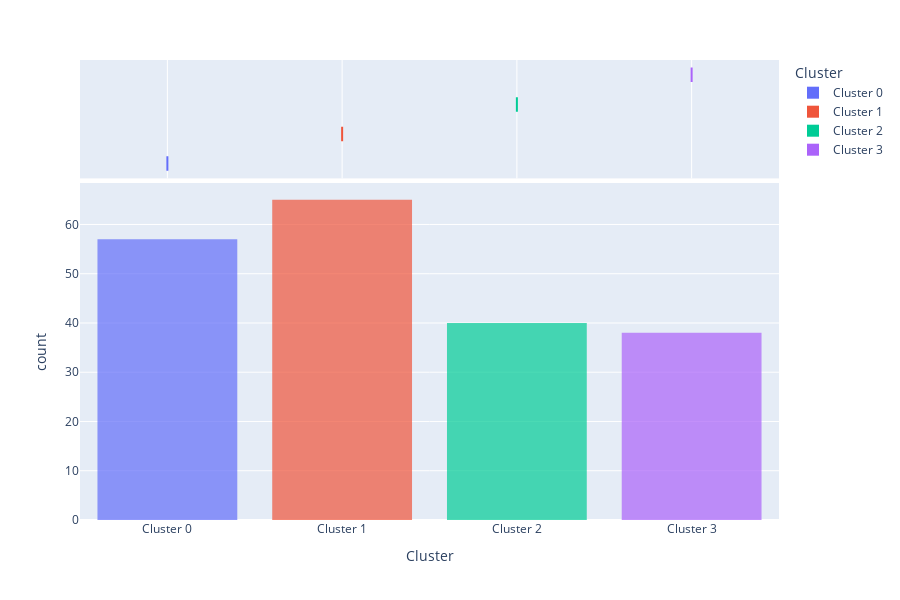

Here is the notebook cell this chart was saved with:
### Code cell
plot_model(kmeans, plot = 'distribution') #to see size of clusters

### Figure 1 — Plotly figure (JSON) as saved in the notebook; plotly's stock layout.template omitted (floating-point values rounded to 4 significant figures; data arrays with more than 128 entries replaced by an {"elided": "..."} marker saying what was removed)
{"data": [{"alignmentgroup": "True", "bingroup": "x", "hovertemplate": "Cluster=%{x}<br>count=%{y}<extra></extra>", "legendgroup": "Cluster 0", "marker": {"color": "#636efa", "opacity": 0.7}, "name": "Cluster 0", "offsetgroup": "Cluster 0", "orientation": "v", "showlegend": true, "type": "histogram", "x": ["Cluster 0", "Cluster 0", "Cluster 0", "Cluster 0", "Cluster 0", "Cluster 0", "Cluster 0", "Cluster 0", "Cluster 0", "Cluster 0", "Cluster 0", "Cluster 0", "Cluster 0", "Cluster 0", "Cluster 0", "Cluster 0", "Cluster 0", "Cluster 0", "Cluster 0", "Cluster 0", "Cluster 0", "Cluster 0", "Cluster 0", "Cluster 0", "Cluster 0", "Cluster 0", "Cluster 0", "Cluster 0", "Cluster 0", "Cluster 0", "Cluster 0", "Cluster 0", "Cluster 0", "Cluster 0", "Cluster 0", "Cluster 0", "Cluster 0", "Cluster 0", "Cluster 0", "Cluster 0", "Cluster 0", "Cluster 0", "Cluster 0", "Cluster 0", "Cluster 0", "Cluster 0", "Cluster 0", "Cluster 0", "Cluster 0", "Cluster 0", "Cluster 0", "Cluster 0", "Cluster 0", "Cluster 0", "Cluster 0", "Cluster 0", "Cluster 0"], "xaxis": "x", "yaxis": "y"}, {"alignmentgroup": "True", "customdata": {"elided": "57x6 mixed values"}, "hovertemplate": "Cluster=%{customdata[5]}<br>gender=%{customdata[0]}<br>age=%{customdata[1]}<br>income=%{customdata[2]}<br>spending_score=%{customdata[3]}<br>age_cat=%{customdata[4]}<extra></extra>", "legendgroup": "Cluster 0", "marker": {"color": "#636efa"}, "name": "Cluster 0", "notched": true, "offsetgroup": "Cluster 0", "showlegend": false, "type": "box", "x": ["Cluster 0", "Cluster 0", "Cluster 0", "Cluster 0", "Cluster 0", "Cluster 0", "Cluster 0", "Cluster 0", "Cluster 0", "Cluster 0", "Cluster 0", "Cluster 0", "Cluster 0", "Cluster 0", "Cluster 0", "Cluster 0", "Cluster 0", "Cluster 0", "Cluster 0", "Cluster 0", "Cluster 0", "Cluster 0", "Cluster 0", "Cluster 0", "Cluster 0", "Cluster 0", "Cluster 0", "Cluster 0", "Cluster 0", "Cluster 0", "Cluster 0", "Cluster 0", "Cluster 0", "Cluster 0", "Cluster 0", "Cluster 0", "Cluster 0", "Cluster 0", "Cluster 0", "Cluster 0", "Cluster 0", "Cluster 0", "Cluster 0", "Cluster 0", "Cluster 0", "Cluster 0", "Cluster 0", "Cluster 0", "Cluster 0", "Cluster 0", "Cluster 0", "Cluster 0", "Cluster 0", "Cluster 0", "Cluster 0", "Cluster 0", "Cluster 0"], "xaxis": "x2", "yaxis": "y2"}, {"alignmentgroup": "True", "bingroup": "x", "hovertemplate": "Cluster=%{x}<br>count=%{y}<extra></extra>", "legendgroup": "Cluster 1", "marker": {"color": "#EF553B", "opacity": 0.7}, "name": "Cluster 1", "offsetgroup": "Cluster 1", "orientation": "v", "showlegend": true, "type": "histogram", "x": ["Cluster 1", "Cluster 1", "Cluster 1", "Cluster 1", "Cluster 1", "Cluster 1", "Cluster 1", "Cluster 1", "Cluster 1", "Cluster 1", "Cluster 1", "Cluster 1", "Cluster 1", "Cluster 1", "Cluster 1", "Cluster 1", "Cluster 1", "Cluster 1", "Cluster 1", "Cluster 1", "Cluster 1", "Cluster 1", "Cluster 1", "Cluster 1", "Cluster 1", "Cluster 1", "Cluster 1", "Cluster 1", "Cluster 1", "Cluster 1", "Cluster 1", "Cluster 1", "Cluster 1", "Cluster 1", "Cluster 1", "Cluster 1", "Cluster 1", "Cluster 1", "Cluster 1", "Cluster 1", "Cluster 1", "Cluster 1", "Cluster 1", "Cluster 1", "Cluster 1", "Cluster 1", "Cluster 1", "Cluster 1", "Cluster 1", "Cluster 1", "Cluster 1", "Cluster 1", "Cluster 1", "Cluster 1", "Cluster 1", "Cluster 1", "Cluster 1", "Cluster 1", "Cluster 1", "Cluster 1", "Cluster 1", "Cluster 1", "Cluster 1", "Cluster 1", "Cluster 1"], "xaxis": "x", "yaxis": "y"}, {"alignmentgroup": "True", "customdata": {"elided": "65x6 mixed values"}, "hovertemplate": "Cluster=%{customdata[5]}<br>gender=%{customdata[0]}<br>age=%{customdata[1]}<br>income=%{customdata[2]}<br>spending_score=%{customdata[3]}<br>age_cat=%{customdata[4]}<extra></extra>", "legendgroup": "Cluster 1", "marker": {"color": "#EF553B"}, "name": "Cluster 1", "notched": true, "offsetgroup": "Cluster 1", "showlegend": false, "type": "box", "x": ["Cluster 1", "Cluster 1", "Cluster 1", "Cluster 1", "Cluster 1", "Cluster 1", "Cluster 1", "Cluster 1", "Cluster 1", "Cluster 1", "Cluster 1", "Cluster 1", "Cluster 1", "Cluster 1", "Cluster 1", "Cluster 1", "Cluster 1", "Cluster 1", "Cluster 1", "Cluster 1", "Cluster 1", "Cluster 1", "Cluster 1", "Cluster 1", "Cluster 1", "Cluster 1", "Cluster 1", "Cluster 1", "Cluster 1", "Cluster 1", "Cluster 1", "Cluster 1", "Cluster 1", "Cluster 1", "Cluster 1", "Cluster 1", "Cluster 1", "Cluster 1", "Cluster 1", "Cluster 1", "Cluster 1", "Cluster 1", "Cluster 1", "Cluster 1", "Cluster 1", "Cluster 1", "Cluster 1", "Cluster 1", "Cluster 1", "Cluster 1", "Cluster 1", "Cluster 1", "Cluster 1", "Cluster 1", "Cluster 1", "Cluster 1", "Cluster 1", "Cluster 1", "Cluster 1", "Cluster 1", "Cluster 1", "Cluster 1", "Cluster 1", "Cluster 1", "Cluster 1"], "xaxis": "x2", "yaxis": "y2"}, {"alignmentgroup": "True", "bingroup": "x", "hovertemplate": "Cluster=%{x}<br>count=%{y}<extra></extra>", "legendgroup": "Cluster 2", "marker": {"color": "#00cc96", "opacity": 0.7}, "name": "Cluster 2", "offsetgroup": "Cluster 2", "orientation": "v", "showlegend": true, "type": "histogram", "x": ["Cluster 2", "Cluster 2", "Cluster 2", "Cluster 2", "Cluster 2", "Cluster 2", "Cluster 2", "Cluster 2", "Cluster 2", "Cluster 2", "Cluster 2", "Cluster 2", "Cluster 2", "Cluster 2", "Cluster 2", "Cluster 2", "Cluster 2", "Cluster 2", "Cluster 2", "Cluster 2", "Cluster 2", "Cluster 2", "Cluster 2", "Cluster 2", "Cluster 2", "Cluster 2", "Cluster 2", "Cluster 2", "Cluster 2", "Cluster 2", "Cluster 2", "Cluster 2", "Cluster 2", "Cluster 2", "Cluster 2", "Cluster 2", "Cluster 2", "Cluster 2", "Cluster 2", "Cluster 2"], "xaxis": "x", "yaxis": "y"}, {"alignmentgroup": "True", "customdata": {"elided": "40x6 mixed values"}, "hovertemplate": "Cluster=%{customdata[5]}<br>gender=%{customdata[0]}<br>age=%{customdata[1]}<br>income=%{customdata[2]}<br>spending_score=%{customdata[3]}<br>age_cat=%{customdata[4]}<extra></extra>", "legendgroup": "Cluster 2", "marker": {"color": "#00cc96"}, "name": "Cluster 2", "notched": true, "offsetgroup": "Cluster 2", "showlegend": false, "type": "box", "x": ["Cluster 2", "Cluster 2", "Cluster 2", "Cluster 2", "Cluster 2", "Cluster 2", "Cluster 2", "Cluster 2", "Cluster 2", "Cluster 2", "Cluster 2", "Cluster 2", "Cluster 2", "Cluster 2", "Cluster 2", "Cluster 2", "Cluster 2", "Cluster 2", "Cluster 2", "Cluster 2", "Cluster 2", "Cluster 2", "Cluster 2", "Cluster 2", "Cluster 2", "Cluster 2", "Cluster 2", "Cluster 2", "Cluster 2", "Cluster 2", "Cluster 2", "Cluster 2", "Cluster 2", "Cluster 2", "Cluster 2", "Cluster 2", "Cluster 2", "Cluster 2", "Cluster 2", "Cluster 2"], "xaxis": "x2", "yaxis": "y2"}, {"alignmentgroup": "True", "bingroup": "x", "hovertemplate": "Cluster=%{x}<br>count=%{y}<extra></extra>", "legendgroup": "Cluster 3", "marker": {"color": "#ab63fa", "opacity": 0.7}, "name": "Cluster 3", "offsetgroup": "Cluster 3", "orientation": "v", "showlegend": true, "type": "histogram", "x": ["Cluster 3", "Cluster 3", "Cluster 3", "Cluster 3", "Cluster 3", "Cluster 3", "Cluster 3", "Cluster 3", "Cluster 3", "Cluster 3", "Cluster 3", "Cluster 3", "Cluster 3", "Cluster 3", "Cluster 3", "Cluster 3", "Cluster 3", "Cluster 3", "Cluster 3", "Cluster 3", "Cluster 3", "Cluster 3", "Cluster 3", "Cluster 3", "Cluster 3", "Cluster 3", "Cluster 3", "Cluster 3", "Cluster 3", "Cluster 3", "Cluster 3", "Cluster 3", "Cluster 3", "Cluster 3", "Cluster 3", "Cluster 3", "Cluster 3", "Cluster 3"], "xaxis": "x", "yaxis": "y"}, {"alignmentgroup": "True", "customdata": {"elided": "38x6 mixed values"}, "hovertemplate": "Cluster=%{customdata[5]}<br>gender=%{customdata[0]}<br>age=%{customdata[1]}<br>income=%{customdata[2]}<br>spending_score=%{customdata[3]}<br>age_cat=%{customdata[4]}<extra></extra>", "legendgroup": "Cluster 3", "marker": {"color": "#ab63fa"}, "name": "Cluster 3", "notched": true, "offsetgroup": "Cluster 3", "showlegend": false, "type": "box", "x": ["Cluster 3", "Cluster 3", "Cluster 3", "Cluster 3", "Cluster 3", "Cluster 3", "Cluster 3", "Cluster 3", "Cluster 3", "Cluster 3", "Cluster 3", "Cluster 3", "Cluster 3", "Cluster 3", "Cluster 3", "Cluster 3", "Cluster 3", "Cluster 3", "Cluster 3", "Cluster 3", "Cluster 3", "Cluster 3", "Cluster 3", "Cluster 3", "Cluster 3", "Cluster 3", "Cluster 3", "Cluster 3", "Cluster 3", "Cluster 3", "Cluster 3", "Cluster 3", "Cluster 3", "Cluster 3", "Cluster 3", "Cluster 3", "Cluster 3", "Cluster 3"], "xaxis": "x2", "yaxis": "y2"}], "layout": {"barmode": "relative", "height": 600, "legend": {"title": {"text": "Cluster"}, "tracegroupgap": 0}, "margin": {"t": 60}, "xaxis": {"anchor": "y", "categoryarray": ["Cluster 0", "Cluster 1", "Cluster 2", "Cluster 3"], "categoryorder": "array", "domain": [0, 1], "title": {"text": "Cluster"}}, "xaxis2": {"anchor": "y2", "domain": [0, 1], "matches": "x", "showgrid": true, "showticklabels": false}, "yaxis": {"anchor": "x", "domain": [0, 0.7326], "title": {"text": "count"}}, "yaxis2": {"anchor": "x2", "domain": [0.7426, 1], "matches": "y2", "showgrid": false, "showline": false, "showticklabels": false, "ticks": ""}}}
